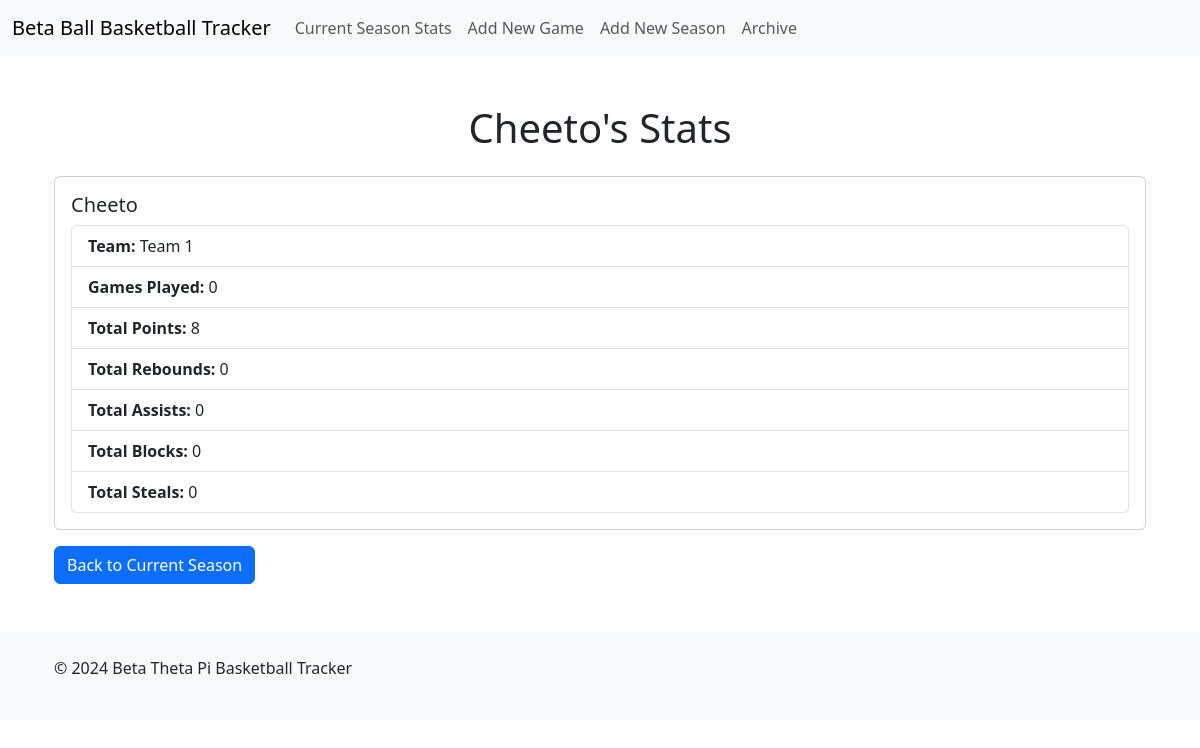
The page /player/9 on the database its author committed.
### server.py (models this page shows)
class Player(db.Model):
    id = db.Column(db.Integer, primary_key=True)
    name = db.Column(db.String(100), nullable=False)
    team_id = db.Column(db.Integer, db.ForeignKey('team.id'), nullable=False)
    games_played = db.Column(db.Integer, default=0)
    stats = db.relationship('Stat', backref='player', lazy=True)

class Team(db.Model):
    id = db.Column(db.Integer, primary_key=True)
    name = db.Column(db.String(100), nullable=False)
    season_id = db.Column(db.Integer, db.ForeignKey('season.id'), nullable=False)
    wins = db.Column(db.Integer, default=0)
    losses = db.Column(db.Integer, default=0)
    players = db.relationship('Player', backref='team', lazy=True)

### server.py (the view)
@app.route('/player/<int:player_id>')
def player(player_id):
    player = Player.query.get_or_404(player_id)
    return render_template('player.html', player=player)

### templates/player.html (shortened to what this page needs)
{% extends 'base.html' %}
{% block content %}
<div class="container mt-5">
    <h1 class="text-center">{{ player.name }}'s Stats</h1>
    <div class="card mt-4">
        <div class="card-body">
            <h5 class="card-title">{{ player.name }}</h5>
            <ul class="list-group">
                <li class="list-group-item"><strong>Team:</strong> {{ player.team.name }}</li>
                <li class="list-group-item"><strong>Games Played:</strong> {{ player.games_played }}</li>
                <li class="list-group-item"><strong>Total Points:</strong> {{ player.stats|sum(attribute='points') }}</li>
                <li class="list-group-item"><strong>Total Rebounds:</strong> {{ player.stats|sum(attribute='rebounds') }}</li>
                <li class="list-group-item"><strong>Total Assists:</strong> {{ player.stats|sum(attribute='assists') }}</li>
                <li class="list-group-item"><strong>Total Blocks:</strong> {{ player.stats|sum(attribute='blocks') }}</li>
                <li class="list-group-item"><strong>Total Steals:</strong> {{ player.stats|sum(attribute='steals') }}</li>
            </ul>
        </div>
    </div>
    <a href="{{ url_for('current_season') }}" class="btn btn-primary mt-3">Back to Current Season</a>
</div>
{% endblock %}

### rows shown on the page
Player: name "Cheeto", games_played "0"
Team: team.name "Team 1"

### other values the page prints
{{ player.stats|sum(attribute='points') }} "8"
{{ player.stats|sum(attribute='rebounds') }} "0"
{{ player.stats|sum(attribute='assists') }} "0"
{{ player.stats|sum(attribute='blocks') }} "0"
{{ player.stats|sum(attribute='steals') }} "0"
